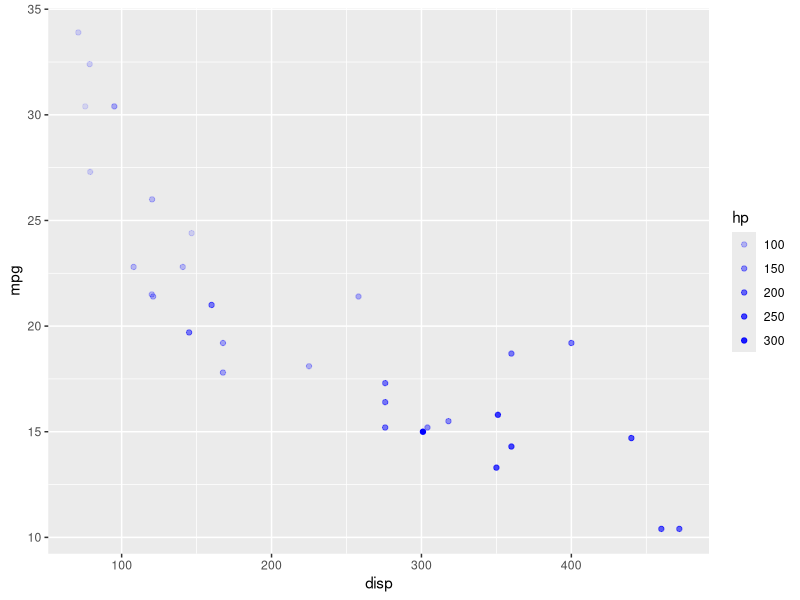
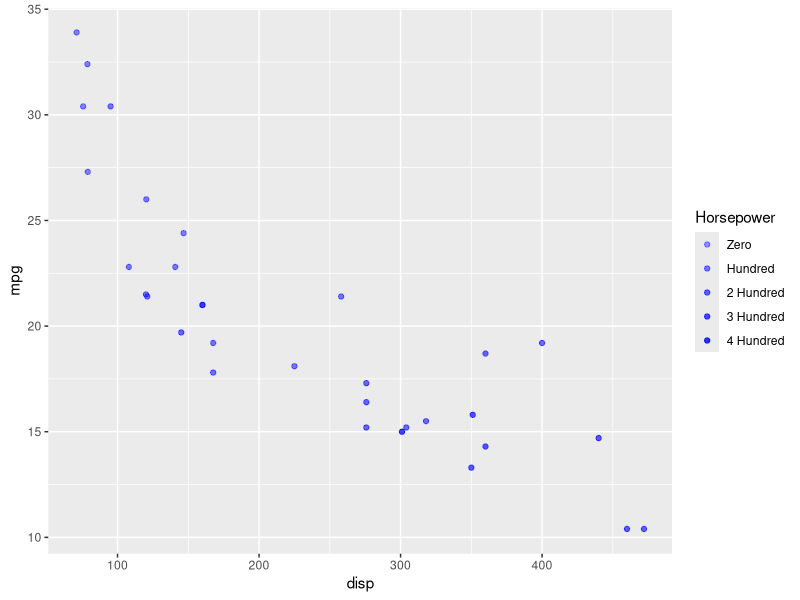
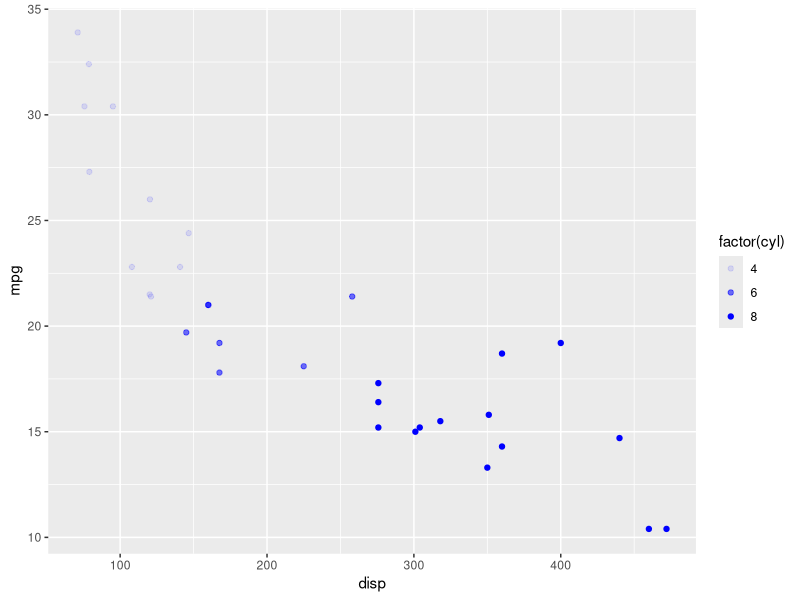
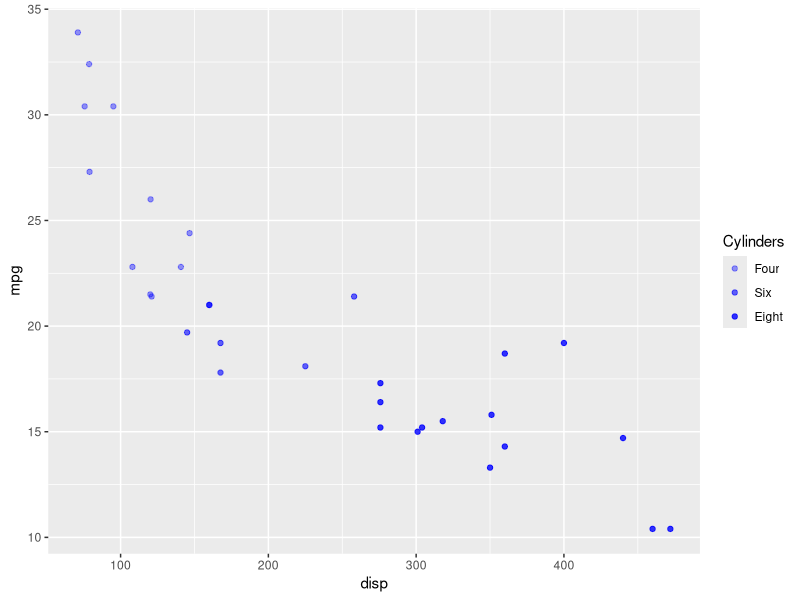
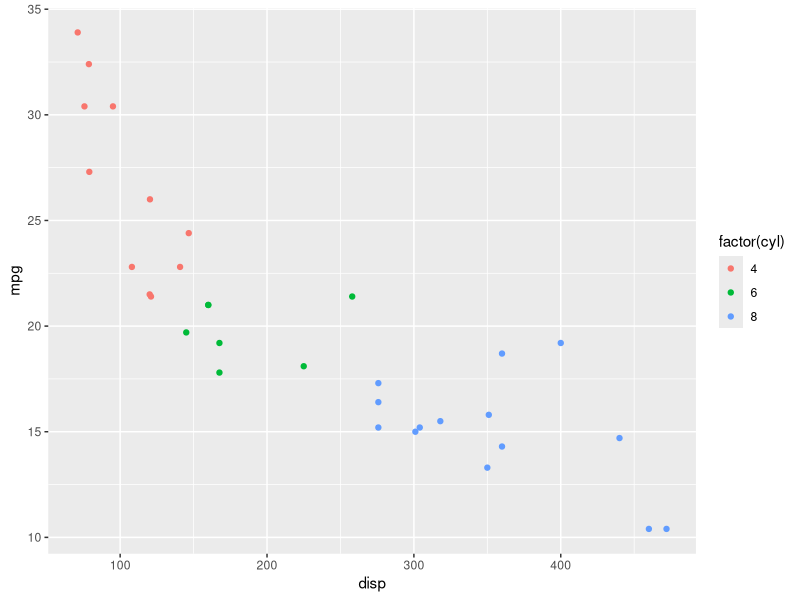
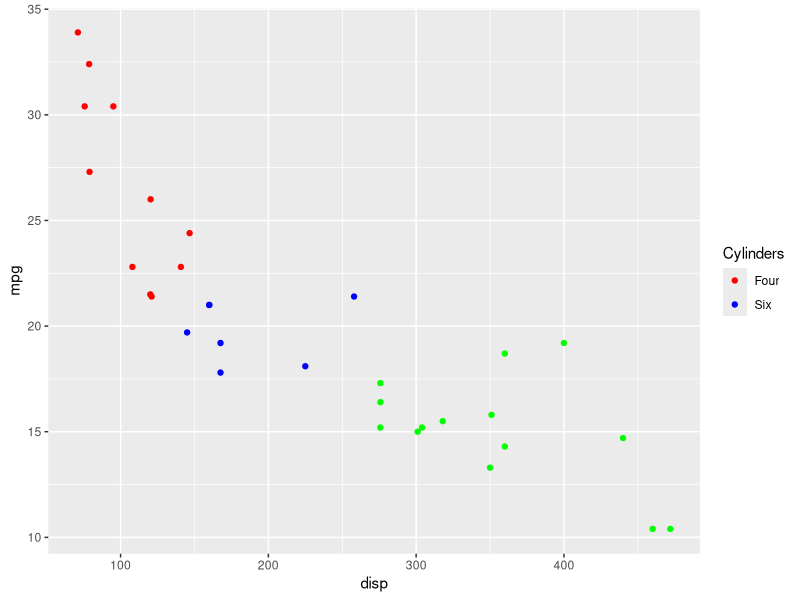
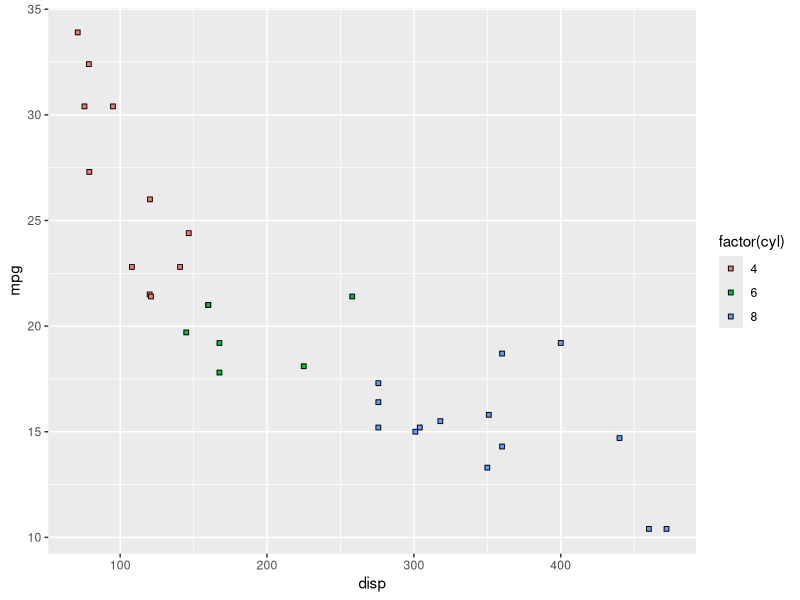
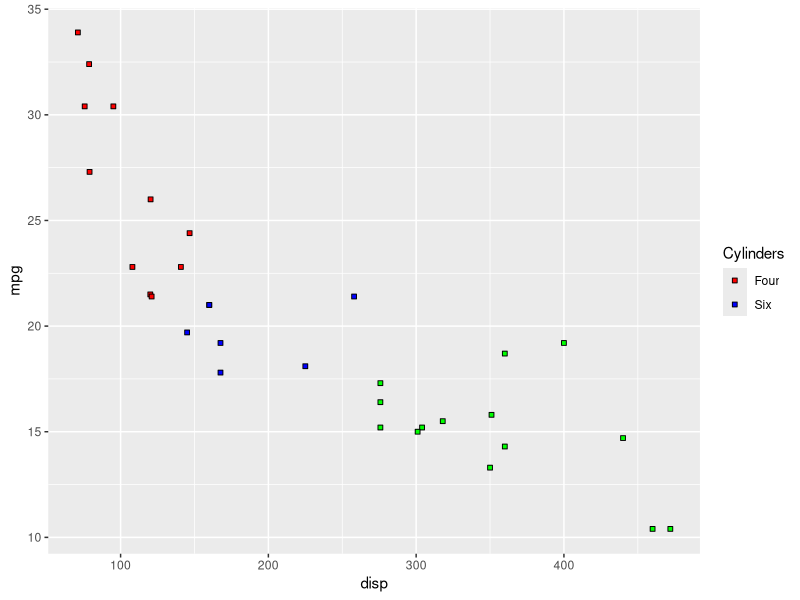

R code for these plots, in order:
## ---- chunk 1
library(ggplot2)
library(dplyr)
library(tidyr)
## ---- chunk 2
ggplot(mtcars) +
  geom_point(aes(disp, mpg, alpha = hp), color = 'blue')
## ---- chunk 3
ggplot(mtcars) +
  geom_point(aes(disp, mpg, alpha = hp), color = 'blue') +
  scale_alpha_continuous("Horsepower",
    breaks = c(0, 100, 200, 300, 400),
    limits = c(0, 400), range = c(0.4, 0.8),
    labels = c("Zero", "Hundred", "2 Hundred", 
      "3 Hundred", "4 Hundred"))
## ---- chunk 4
ggplot(mtcars) +
  geom_point(aes(disp, mpg, alpha = factor(cyl)), color = 'blue')
## ---- chunk 5
ggplot(mtcars) +
  geom_point(aes(disp, mpg, alpha = factor(cyl)), color = 'blue') +
  scale_alpha_discrete(name = "Cylinders",
    breaks = c("4", "6", "8"), range = c(0.4, 0.8),
    labels = c("Four", "Six", "Eight"))
## ---- chunk 6
ggplot(mtcars) +
  geom_point(aes(disp, mpg, color = factor(cyl)))
## ---- chunk 7
ggplot(mtcars) +
  geom_point(aes(disp, mpg, color = factor(cyl))) +
  scale_color_manual(name = "Cylinders",
    values = c("red", "blue", "green"),
    labels = c('Four', 'Six', 'Eight'),
    limits = c(4, 6, 8), breaks = c(4, 6, 8),
    guide = "legend")
## ---- chunk 8
ggplot(mtcars) +
  geom_point(aes(disp, mpg, fill = factor(cyl)), shape = 22)
## ---- chunk 9
ggplot(mtcars) +
  geom_point(aes(disp, mpg, fill = factor(cyl)), shape = 22) +
  scale_fill_manual(name = "Cylinders",
    values = c("red", "blue", "green"),
    labels = c('Four', 'Six', 'Eight'),
    limits = c(4, 6, 8), breaks = c(4, 6, 8),
    guide = "legend")
## ---- chunk 10
ggplot(mtcars) +
  geom_point(aes(disp, mpg, shape = factor(cyl)))
## ---- chunk 11
ggplot(mtcars) +
  geom_point(aes(disp, mpg, shape = factor(cyl))) +
  scale_shape_manual(name = "Cylinders",
    values = c(4, 12, 24), labels = c('Four', 'Six', 'Eight'),
    limits = c(4, 6, 8), breaks = c(4, 6, 8),
    guide = "legend")
## ---- chunk 12
ggplot(mtcars) +
  geom_point(aes(disp, mpg, size = hp))
## ---- chunk 13
ggplot(mtcars) +
  geom_point(aes(disp, mpg, size = hp)) +
  scale_size_continuous(name = "Horsepower",
    range = c(3, 6), limits = c(0, 400),
    breaks = c(100, 200, 300, 400),
    labels = c("Hundred", "2 Hundred",
      "3 Hundred", "4 Hundred"))
## ---- chunk 14
ggplot(mtcars) +
  geom_point(aes(disp, mpg, alpha = factor(cyl)), color = 'blue')
## ---- chunk 15
ggplot(mtcars) +
  geom_point(aes(disp, mpg, alpha = factor(cyl)), color = 'blue') +
  scale_alpha_manual(name = "Cylinders", values = c(0.4, 0.6, 0.8),
    labels = c('Four', 'Six', 'Eight'), limits = c(4, 6, 8),
    breaks = c(4, 6, 8), guide = "legend")
## ---- chunk 16
ggplot(mtcars) +
  geom_point(aes(disp, mpg, shape = factor(cyl))) +
  scale_shape()
## ---- chunk 17
ggplot(mtcars) +
  geom_point(aes(disp, mpg, shape = factor(cyl))) +
  scale_shape(solid = FALSE, name = 'Cylinders',
    labels = c('Four', 'Six', 'Eight'),
    limits = c(4, 6, 8), breaks = c(4, 6, 8))
## ---- chunk 18
ggplot(mtcars) +
  geom_point(aes(disp, mpg, size = hp))
## ---- chunk 19
ggplot(mtcars) +
  geom_point(aes(disp, mpg, size = hp)) +
  scale_size(name = "Horsepower")
## ---- chunk 20
ggplot(mtcars) +
  geom_point(aes(disp, mpg, color = factor(cyl))) +
  scale_color_manual(values = c("red", "blue", "green"),
    guide = guide_legend(title = "Cylinders", title.hjust = 0.5, 
      title.position = "top", label.position = "right", 
      direction = "horizontal", label.hjust = 0.5, nrow = 2, reverse = TRUE)
  )
## ---- chunk 21
ggplot(mtcars) +
  geom_point(aes(disp, mpg, color = factor(cyl))) +
  scale_color_discrete(
    guide = guide_legend(title = "Cylinders",
      title.hjust = 0.5, title.position = "top",
      label.position = "right", direction = "horizontal",
      label.hjust = 0.5, nrow = 2, reverse = TRUE)
  )
## ---- chunk 22
ggplot(mtcars) +
  geom_point(aes(disp, mpg, color = hp)) +
  scale_color_continuous(guide = guide_colorbar(
    title = "Horsepower",
    title.position = "top",
    title.vjust = 1,
    label.position = "bottom",
    label.vjust = 0.8,
    barwidth = 10,
    barheight = 3,
    nbins = 10,
    raster = FALSE,
    ticks = TRUE,
    draw.ulim = TRUE,
    draw.llim = FALSE,
    direction = "horizontal",
    reverse = TRUE
  ))
## ---- chunk 23
ggplot(mtcars) +
  geom_point(aes(disp, mpg, fill = hp), shape = 22) +
  scale_fill_continuous(guide = guide_colorbar(
    title = "Horsepower",
    title.position = "top",
    title.vjust = 1,
    label.position = "bottom",
    label.vjust = 0.8,
    barwidth = 10,
    barheight = 3,
    nbins = 10,
    raster = FALSE,
    ticks = TRUE,
    draw.ulim = TRUE,
    draw.llim = FALSE,
    direction = "horizontal",
    reverse = TRUE)
  )
## ---- chunk 24
ggplot(mtcars) +
  geom_point(aes(disp, mpg, fill = hp), shape = 22) +
  scale_fill_gradient2(guide = guide_colorbar(
    title = "Horsepower",
    title.position = "top",
    title.vjust = 1,
    label.position = "bottom",
    label.vjust = 0.8,
    barwidth = 10,
    barheight = 3,
    nbins = 10,
    raster = FALSE,
    ticks = TRUE,
    draw.ulim = TRUE,
    draw.llim = FALSE,
    direction = "horizontal",
    reverse = TRUE)
  ) 
## ---- chunk 25
ggplot(mtcars) +
  geom_point(aes(disp, mpg, fill = hp), shape = 22) +
  scale_fill_gradient(low = "white", high = "black", 
    guide = guide_colorbar(
      title = "Horsepower",
      title.position = "top",
      title.vjust = 1,
      label.position = "bottom",
      label.vjust = 0.8,
      barwidth = 10,
      barheight = 3,
      nbins = 10,
      raster = FALSE,
      ticks = TRUE,
      draw.ulim = TRUE,
      draw.llim = FALSE,
      direction = "horizontal",
      reverse = TRUE
    )
  ) 
## ---- chunk 26
ggplot(mtcars) +
  geom_point(aes(disp, mpg, fill = hp), shape = 22) +
  scale_fill_gradientn(colors = terrain.colors(5), 
    guide = guide_colorbar(title = "Horsepower", 
      title.position = "top", title.vjust = 1, 
      label.position = "bottom", label.vjust = 0.8, 
      barwidth = 10, barheight = 3, nbins = 10, 
      raster = FALSE, ticks = TRUE,
      draw.ulim = TRUE, draw.llim = FALSE, 
      direction = "horizontal", reverse = TRUE
    )
  ) 
## ---- chunk 27
ggplot(mtcars) +
  geom_point(aes(disp, mpg, color = hp, 
                 size = qsec, 
                 shape = factor(gear))) + 
  guides(color = "colorbar",
         shape = "legend",
         size = "legend")
## ---- chunk 28
ggplot(mtcars) +
  geom_point(aes(disp, mpg, color = hp, size = wt, shape = factor(gear))) + 
  guides(color = guide_colorbar(title = "Horsepower"),
    shape = guide_legend(title = "Weight"),
    size = guide_legend(title = "Gear")
  )
